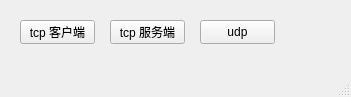
<?xml version="1.0" encoding="UTF-8"?>
<ui version="4.0">
 <class>MainWindow</class>
 <widget class="QMainWindow" name="MainWindow">
  <property name="geometry">
   <rect>
    <x>0</x>
    <y>0</y>
    <width>351</width>
    <height>97</height>
   </rect>
  </property>
  <property name="windowTitle">
   <string>MainWindow</string>
  </property>
  <widget class="QWidget" name="centralwidget">
   <widget class="QPushButton" name="btnTcpClientWin">
    <property name="geometry">
     <rect>
      <x>20</x>
      <y>20</y>
      <width>75</width>
      <height>24</height>
     </rect>
    </property>
    <property name="text">
     <string>tcp 客户端</string>
    </property>
   </widget>
   <widget class="QPushButton" name="btnTcpServerWin">
    <property name="geometry">
     <rect>
      <x>110</x>
      <y>20</y>
      <width>75</width>
      <height>24</height>
     </rect>
    </property>
    <property name="text">
     <string>tcp 服务端</string>
    </property>
   </widget>
   <widget class="QPushButton" name="btnUdpWin">
    <property name="geometry">
     <rect>
      <x>200</x>
      <y>20</y>
      <width>75</width>
      <height>24</height>
     </rect>
    </property>
    <property name="text">
     <string>udp</string>
    </property>
   </widget>
  </widget>
  <widget class="QMenuBar" name="menubar">
   <property name="geometry">
    <rect>
     <x>0</x>
     <y>0</y>
     <width>351</width>
     <height>22</height>
    </rect>
   </property>
  </widget>
  <widget class="QStatusBar" name="statusbar"/>
 </widget>
 <resources/>
 <connections/>
</ui>
